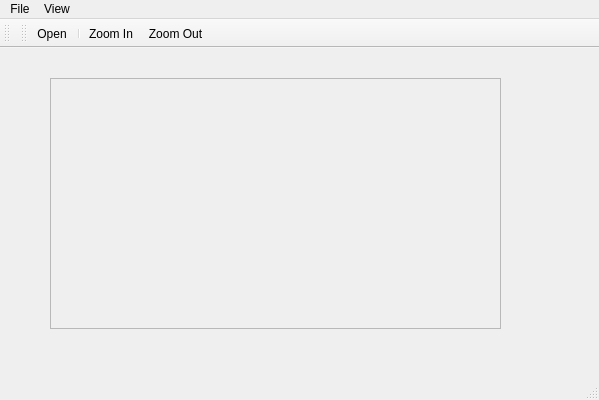
<?xml version="1.0" encoding="UTF-8"?>
<ui version="4.0">
 <class>MainWindowClass</class>
 <widget class="QMainWindow" name="MainWindowClass">
  <property name="geometry">
   <rect>
    <x>0</x>
    <y>0</y>
    <width>599</width>
    <height>400</height>
   </rect>
  </property>
  <property name="windowTitle">
   <string>MainWindow</string>
  </property>
  <widget class="QWidget" name="centralWidget">
   <widget class="QScrollArea" name="scrollArea">
    <property name="geometry">
     <rect>
      <x>50</x>
      <y>30</y>
      <width>451</width>
      <height>251</height>
     </rect>
    </property>
    <property name="widgetResizable">
     <bool>true</bool>
    </property>
    <widget class="QWidget" name="scrollAreaWidgetContents">
     <property name="geometry">
      <rect>
       <x>0</x>
       <y>0</y>
       <width>449</width>
       <height>249</height>
      </rect>
     </property>
    </widget>
   </widget>
  </widget>
  <widget class="QMenuBar" name="menuBar">
   <property name="geometry">
    <rect>
     <x>0</x>
     <y>0</y>
     <width>599</width>
     <height>21</height>
    </rect>
   </property>
   <widget class="QMenu" name="menuFile">
    <property name="title">
     <string>File</string>
    </property>
    <addaction name="actionOpen"/>
   </widget>
   <widget class="QMenu" name="menuView">
    <property name="title">
     <string>View</string>
    </property>
    <addaction name="actionZoom_In"/>
    <addaction name="actionZoom_Out"/>
   </widget>
   <addaction name="menuFile"/>
   <addaction name="menuView"/>
  </widget>
  <widget class="QToolBar" name="mainToolBar">
   <attribute name="toolBarArea">
    <enum>TopToolBarArea</enum>
   </attribute>
   <attribute name="toolBarBreak">
    <bool>false</bool>
   </attribute>
  </widget>
  <widget class="QStatusBar" name="statusBar"/>
  <widget class="QToolBar" name="toolBar">
   <property name="windowTitle">
    <string>toolBar</string>
   </property>
   <attribute name="toolBarArea">
    <enum>TopToolBarArea</enum>
   </attribute>
   <attribute name="toolBarBreak">
    <bool>false</bool>
   </attribute>
   <addaction name="actionOpen"/>
   <addaction name="separator"/>
   <addaction name="actionZoom_In"/>
   <addaction name="actionZoom_Out"/>
  </widget>
  <action name="actionZoom_In">
   <property name="text">
    <string>Zoom In</string>
   </property>
  </action>
  <action name="actionZoom_Out">
   <property name="text">
    <string>Zoom Out</string>
   </property>
  </action>
  <action name="actionOpen">
   <property name="text">
    <string>Open</string>
   </property>
  </action>
 </widget>
 <layoutdefault spacing="6" margin="11"/>
 <resources>
  <include location="mainwindow.qrc"/>
 </resources>
 <connections/>
</ui>
